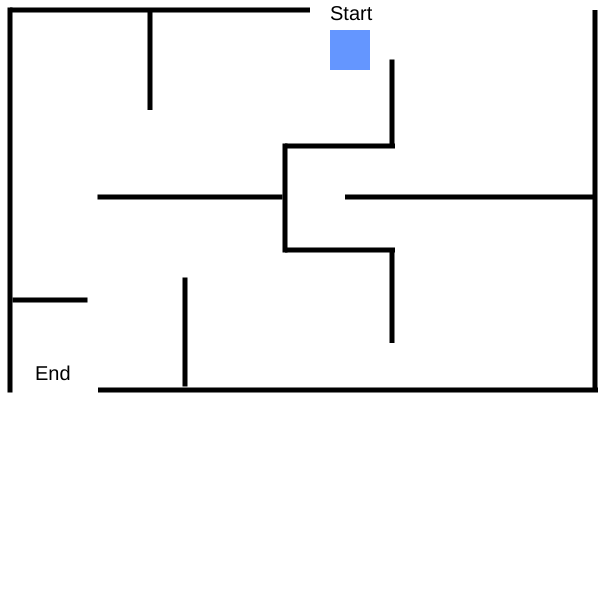
Frame 1 (no input)
Frame 60 (no input): identical to frame 1, image omitted
Frame 120 (the mouse pressed at the canvas centre since frame 60): identical to frame 1, image omitted

The p5.js sketch that drew this single still picture (run headless with seeded random() and noise() and a simulated clock; from frame 60 on, the mouse is pressed at the canvas centre):

// p5.js sketch
// ── sketch.js
/* VARIABLES */
let player, walls;
let gameWon = false;
let playerLocked = false;
/* SETUP RUNS ONCE */
function setup() {
  createCanvas(600, 600);

  // Create player
  player = {
    x: 350,
    y: 50,
    w: 40,
    h: 40,
    speed: 3
  };

  // Create maze walls
  walls = [];

  walls.push({ x: 10, y: 200, w: 5, h: 385 }); // Left Wall

  walls.push({ x: 160, y: 10, w: 300, h: 5 }); // Top Line
  walls.push({ x: 150, y: 60, w: 5, h: 100 }); // Top Middle Line
  walls.push({ x: 190, y: 197, w: 185, h: 5 }); // Middle Line horizontal
  walls.push({ x: 470, y: 197, w: 250, h: 5 }); // Middle Line horizontal
  walls.push({ x: 392, y: 297, w: 5, h: 92 }); // Middle Line vertical
  walls.push({ x: 392, y: 102, w: 5, h: 85 }); // Bottom Line 01

  walls.push({ x: 285, y: 198, w: 5, h: 109 }); // Right Wall 02 
  walls.push({ x: 595, y: 200, w: 5, h: 380 }); // Right Wall

  walls.push({ x: 185, y: 332, w: 5, h: 109 }); // Bottom Middle Line
  walls.push({ x: 340, y: 146, w: 110, h: 5 }); // Bottom Line 04
  walls.push({ x: 340, y: 250, w: 110, h: 5 }); // Bottom Line 03
  walls.push({ x: 50, y: 300, w: 75, h: 5 }); // Bottom Line 02
  walls.push({ x: 348, y: 390, w: 500, h: 5 }); // Bottom Line Main
}

/* DRAW LOOP REPEATS */
function draw() {
  background(255);

  if (!gameWon) {
    let moveX = 0;
    let moveY = 0;

    // =================================
    // PART 1: PLAYER MOVEMENT
    // =================================



    if (keyIsDown(LEFT_ARROW)) moveX = -player.speed;
    if (keyIsDown(RIGHT_ARROW)) moveX = player.speed;
    if (keyIsDown(UP_ARROW)) moveY = -player.speed;
    if (keyIsDown(DOWN_ARROW)) moveY = player.speed;

    // =================================
    // PART 2: WALL COLLISION
    // =================================

    player.x += moveX;
    if (touchingWall()) {
      player.x -= moveX;
    }

    player.y += moveY;
    if (touchingWall()) {
      player.y -= moveY;
    }

    // =================================
    // PART 3: CANVAS BOUNDARIES
    // =================================

    player.x = constrain(player.x, player.w / 2, width - player.w / 2);
    player.y = constrain(player.y, player.h / 2, height - player.h / 2);

  }
  // =================================
  // PART 4: WIN CONDITION
  // =================================

  // TODO: Check if the player reaches the End.

  if (player.x < 50 && player.y > 350) {
    gameWon = true;
    playerLocked = true;
    console.log("You Win!");
  }


  // =================================
  // DRAW MAZE
  // =================================

  fill(0);
  noStroke();
  rectMode(CENTER);

  for (let wall of walls) {
    rect(wall.x, wall.y, wall.w, wall.h);
  }

  // Draw player
  fill(100, 150, 255);
  rect(player.x, player.y, player.w, player.h);

  // Draw Start and End
  fill(0);
  textSize(20);
  textAlign(LEFT);
  text("Start", 330, 20);
  text("End", 35, 380);


  // =================================
  // PART 5: WIN MESSAGE
  // =================================

  if (gameWon) {
    // fill(0);
    textSize(32);
    textAlign(CENTER);
    text("You Win!", width / 2, height / 2);
  }

} // END DRAW


/* WALL COLLISION DETECTION */

function touchingWall() {
  // Hint: Use a for loop to check each wall.
  // Hint: Use player.x, player.y, player.w, player.h.
  // Hint: Compare the player's boundaries against the wall's boundaries.
  for (let wall of walls) {
    let overlaps =
      player.x + player.w / 2 > wall.x - wall.w / 2 &&
      player.x - player.w / 2 < wall.x + wall.w / 2 &&
      player.y + player.h / 2 > wall.y - wall.h / 2 &&
      player.y - player.h / 2 < wall.y + wall.h / 2;

    if (overlaps) {
      return true;
    }
  }

  return false;
}
